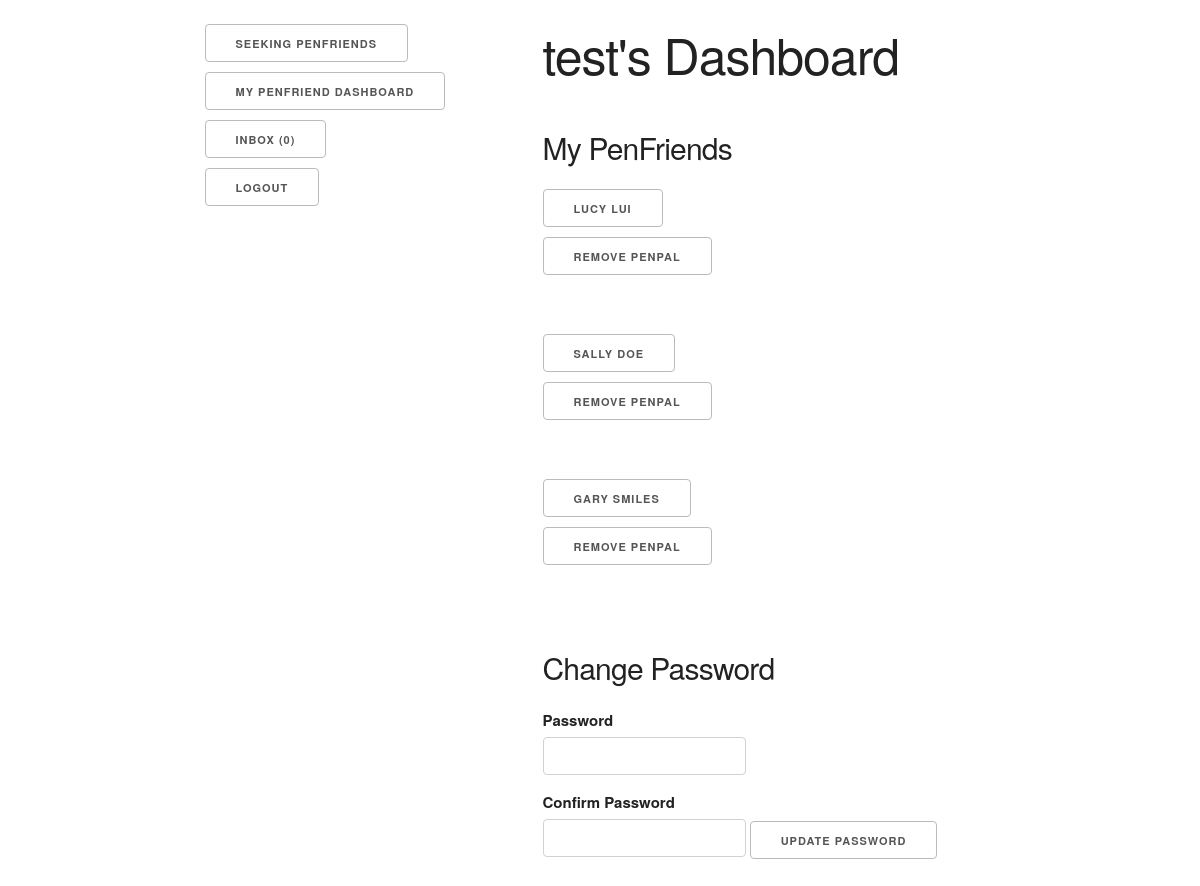
The app's page /penfriends/dashboard/penpal (signed in) with its own data.
### login_registration_app/models.py (models this page shows)
class User(models.Model):
    first_name = models.CharField(max_length=255)
    last_name = models.CharField(max_length=255)
    email = models.EmailField()
    category = models.CharField(max_length=255)
    password = models.CharField(max_length=255)
    created_at = models.DateTimeField(auto_now_add=True)
    updated_at = models.DateTimeField(auto_now=True)
    objects = UserManager()

### penfriends_app/models.py (models this page shows)
class Resident(models.Model):
    first_name = models.CharField(max_length=255)
    last_name = models.CharField(max_length=255)
    picture = models.ImageField(blank=True)
    bio = models.TextField()
    creator = models.ForeignKey(User, related_name="residents", on_delete = models.CASCADE)
    penfriends = models.ManyToManyField(User, related_name="penpal_residents")
    created_at = models.DateTimeField(auto_now_add=True)
    updated_at = models.DateTimeField(auto_now=True)

### penfriends_app/views.py (the view)
# urls.py: path('/dashboard/penpal', views.penpal_dash),
def penpal_dash(request): #GET REQUEST
    if "user_id" not in request.session:
        messages.error(request, "You must be logged in to view this site")
        return redirect ("/")
    else:
        this_user = User.objects.get(id = request.session["user_id"])
        if this_user.recipient_messages:
            unread_messages = this_user.recipient_messages.filter(unread = True)
            unread_message_count = unread_messages.count()
        if this_user.category != "penpal":
            messages.error(request, "You are not authorized to view this page")
            return redirect ("/")
        else:
            all_the_residents = this_user.penpal_residents.all()
            context = {
                "this_user": this_user,
                "all_the_residents": all_the_residents,
                "unread_message_count": unread_message_count
            }
            return render(request, "penpal_dash.html", context)

### penfriends_app/templates/penpal_dash.html (shortened to what this page needs)
<!DOCTYPE html>
<html lang="en-US">
<head>
    <link href="https://cdn.jsdelivr.net/npm/bootstrap@5.1.0/dist/css/bootstrap.min.css" rel="stylesheet">
    {% load static %}
    <link rel="stylesheet" href="{% static 'normalize.css' %}">
    <link rel="stylesheet" href="{% static 'skeleton.css' %}">
</head>
<body>
    <div class="container">
        <div class="row"><div class="twelve columns"><br></div></div>
        <div class="row">
        <div class="one column"><br></div>
        <div class="two columns">
            <a href="/penfriends" class="button">Seeking PenFriends</a>
            {% if this_user.category == "penpal" %}
            <a href="/penfriends/dashboard/penpal" class="button">My PenFriend Dashboard</a>
            {% endif %}
            <a href="/penfriends/inbox" class="button">Inbox ({{unread_message_count}})</a>
            <a href="/logout" class="button">Logout</a>
        </div>
        <div class="two columns"><br></div>
        <div class="six columns">
        <h1>{{this_user.first_name}}'s Dashboard</h1>
        <br>
        <div id="residents">
            <h4>My PenFriends</h4>
            {% for resident in all_the_residents %}
            <a href ="/penfriends/resident/{{resident.id}}" class="button">{{resident.first_name}} {{resident.last_name}}</a>
            <form action="/penfriends/dashboard/penpal/remove_penpal" method="POST">
                <button type="submit">Remove PenPal</button>
            </form>
            <br>
            {% endfor %}
        </div>
        <br>
        <div id="change_password">
            <h4>Change Password</h4>
            <form action="/penfriends/dashboard/penpal/update_password" method="POST">
                <label for="password">Password</label>
                <input name="password" type="password">
                <label for="password_confirm">Confirm Password</label>
                <input name="password_confirm" type="password">
                <button type="submit">Update Password</button>
            </form>
        </div>
        </div>
        <div class="one column"><br></div>
        </div>
    </div>
</body>
</html>

### penfriends_app/static/skeleton.css (style rules this page uses)
.container { position: relative; width: 100%; max-width: 960px; margin: 0 auto; padding: 0 20px; box-sizing: border-box; }
.column, .columns { width: 100%; float: left; box-sizing: border-box; }
@media (min-width: 400px) { .container { width: 85%; padding: 0; } }
@media (min-width: 550px) { .container { width: 80%; } }
@media (min-width: 550px) { .column, .columns { margin-left: 4%; } }
@media (min-width: 550px) { .column:first-child, .columns:first-child { margin-left: 0; } }
@media (min-width: 550px) { .one.column, .one.columns { width: 4.66666666667%; } }
@media (min-width: 550px) { .two.columns { width: 13.3333333333%; } }
@media (min-width: 550px) { .six.columns { width: 48%; } }
@media (min-width: 550px) { .twelve.columns { width: 100%; margin-left: 0; } }
html { font-size: 62.5%; }
body { font-size: 1.5em; line-height: 1.6; font-weight: 400; font-family: "Raleway", "HelveticaNeue", "Helvetica Neue", Helvetica, Arial, sans-serif; color: #222; }
h1, h2, h3, h4, h5, h6 { margin-top: 0; margin-bottom: 2rem; font-weight: 300; }
h1 { font-size: 4.0rem; line-height: 1.2; letter-spacing: -.1rem; }
h4 { font-size: 2.4rem; line-height: 1.35; letter-spacing: -.08rem; }
@media (min-width: 550px) { h1 { font-size: 5.0rem; } }
@media (min-width: 550px) { h4 { font-size: 3.0rem; } }
a { color: #1EAEDB; }
.button, button, input[type="submit"], input[type="reset"], input[type="button"] { display: inline-block; height: 38px; padding: 0 30px; color: #555; text-align: center; font-size: 11px; font-weight: 600; line-height: 38px; letter-spacing: .1rem; text-transform: uppercase; text-decoration: none; white-space: nowrap; background-color: transparent; border-radius: 4px; border: 1px solid #bbb; cursor: pointer; box-sizing: border-box; }
input[type="email"], input[type="number"], input[type="search"], input[type="text"], input[type="tel"], input[type="url"], input[type="password"], textarea, select { height: 38px; padding: 6px 10px; background-color: #fff; border: 1px solid #D1D1D1; border-radius: 4px; box-shadow: none; box-sizing: border-box; }
input[type="email"], input[type="number"], input[type="search"], input[type="text"], input[type="tel"], input[type="url"], input[type="password"], textarea { -webkit-appearance: none; -moz-appearance: none; appearance: none; }
label, legend { display: block; margin-bottom: .5rem; font-weight: 600; }
button, .button { margin-bottom: 1rem; }
input, textarea, select, fieldset { margin-bottom: 1.5rem; }
pre, blockquote, dl, figure, table, p, ul, ol, form { margin-bottom: 2.5rem; }
.container:after, .row:after, .u-cf { content: ""; display: table; clear: both; }

### records on screen
User: first_name "test"
Resident: first_name "LUCY", last_name "LUI"
Resident: first_name "SALLY", last_name "DOE"
Resident: first_name "GARY", last_name "SMILES"

### other values on screen
{{ unread_message_count }} "0"
